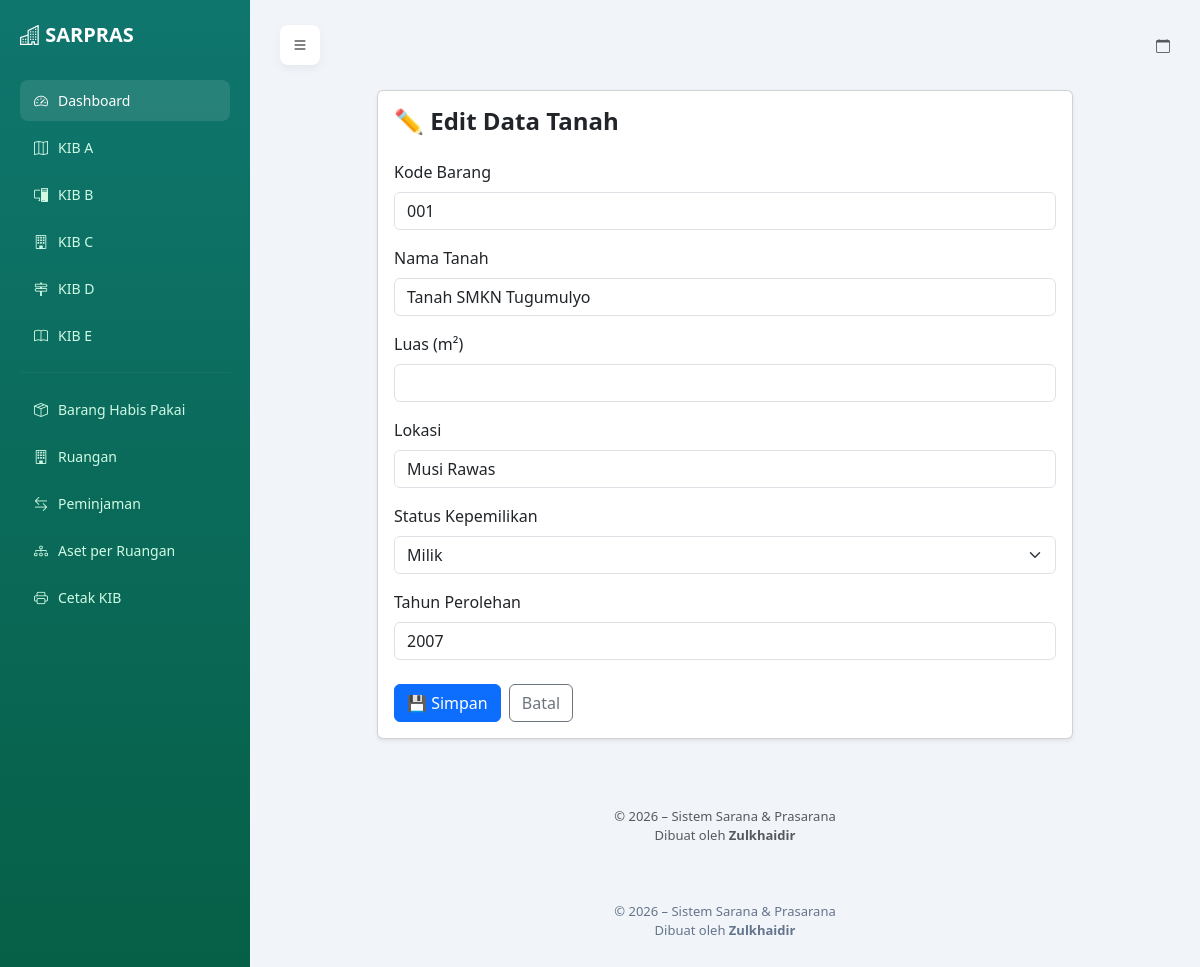
/tanah/3/edit/, run on the app's committed database.
### sarpras/models.py (models this page shows, shortened)
class Tanah(models.Model):
    kode_barang = models.CharField(max_length=50)
    nama = models.CharField(max_length=200)
    luas = models.FloatField()
    lokasi = models.CharField(max_length=200)
    status = models.CharField(max_length=100)
    tahun_perolehan = models.IntegerField()

### sarpras/views.py (the view, shortened to what this page needs)
# urls.py: path('tanah/<int:pk>/edit/', views.tanah_edit, name='tanah_edit'),
def tanah_edit(request, pk):
    data = get_object_or_404(Tanah, pk=pk)
    return render(request, 'sarpras/tanah_form.html', {
        'data': data,
        'edit': True
    })

### sarpras/templates/sarpras/tanah_form.html (shortened to what this page needs)
{% extends 'sarpras/base.html' %}
{% load static %}
{% block content %}
<div class="container mt-4" style="max-width: 720px;">
    <div class="card shadow-sm">
        <div class="card-body">
            <h4 class="mb-4 fw-bold">
                {% if edit %}
                    ✏️ Edit Data Tanah
                {% else %}
                    ➕ Tambah Data Tanah
                {% endif %}
            </h4>
            <form method="post">
                <div class="mb-3">
                    <label class="form-label">Kode Barang</label>
                    <input type="text"
                           name="kode_barang"
                           class="form-control"
                           value="{{ data.kode_barang|default:'' }}"
                           required>
                </div>
                <div class="mb-3">
                    <label class="form-label">Nama Tanah</label>
                    <input type="text"
                           name="nama"
                           class="form-control"
                           value="{{ data.nama|default:'' }}"
                           required>
                </div>
                <div class="mb-3">
                    <label class="form-label">Luas (m²)</label>
                    <input type="number"
                           name="luas"
                           class="form-control"
                           value="{{ data.luas|default:'' }}"
                           required>
                </div>
                <div class="mb-3">
                    <label class="form-label">Lokasi</label>
                    <input type="text"
                           name="lokasi"
                           class="form-control"
                           value="{{ data.lokasi|default:'' }}"
                           required>
                </div>
                <div class="mb-3">
                    <label class="form-label">Status Kepemilikan</label>
                    <select name="status" class="form-select" required>
                        <option value="Milik"
                            {% if data.status == "Milik" %}selected{% endif %}>
                            Milik
                        </option>
                    </select>
                </div>
                <div class="mb-4">
                    <label class="form-label">Tahun Perolehan</label>
                    <input type="number"
                           name="tahun_perolehan"
                           class="form-control"
                           value="{{ data.tahun_perolehan|default:'' }}"
                           required>
                </div>
                <div class="d-flex gap-2">
                    <button type="submit" class="btn btn-primary">
                        💾 Simpan
                    </button>
                    <a href="{% url 'tanah_list' %}" class="btn btn-outline-secondary">
                        Batal
                    </a>
                </div>
            </form>
        </div>
    </div>
</div>
<footer class="footer text-center mt-5 mb-3 text-muted">
    © 2026 – Sistem Sarana & Prasarana<br>
    Dibuat oleh <strong>Zulkhaidir</strong>
</footer>
{% endblock %}

### sarpras/templates/sarpras/base.html (style rules this page uses)
body { background: #f1f5f9; margin: 0; }
.footer { text-align: center; padding: 20px; font-size: 13px; color: #64748b; }

### data on the page
Tanah: kode_barang "001", nama "Tanah SMKN Tugumulyo", lokasi "Musi Rawas", status "Milik", tahun_perolehan "2007"
